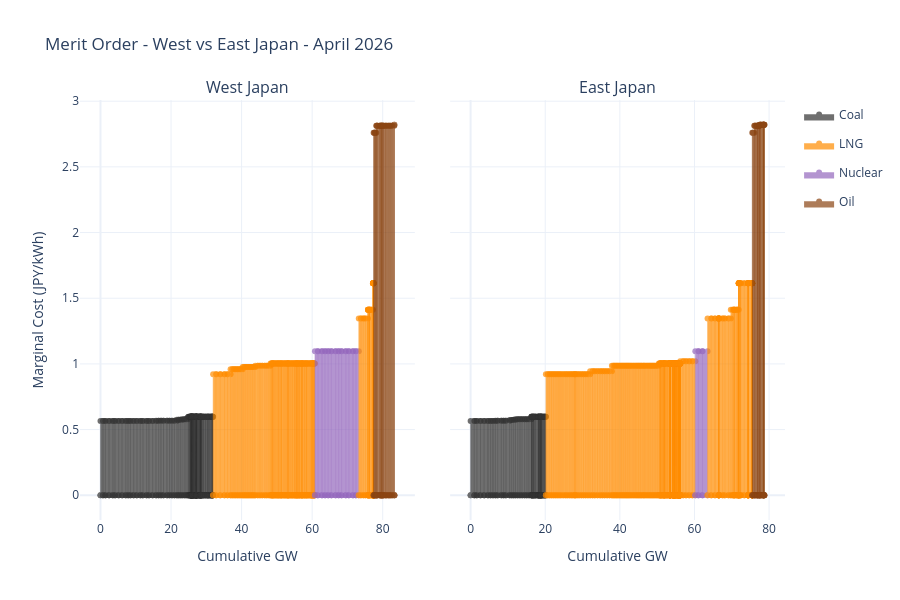

Source (notebook cell):
### Code cell
fig_regional = plot_regional_merit_order_plotly(result)
fig_regional.show()
